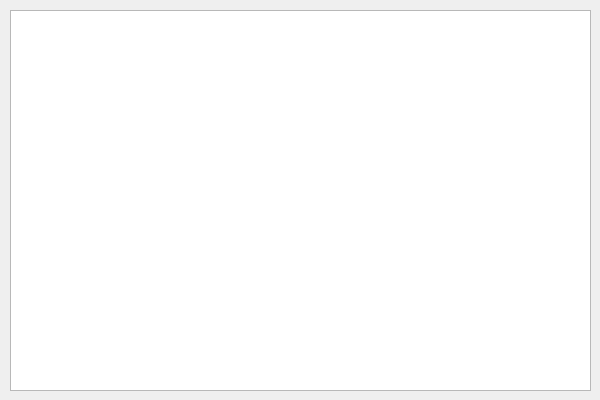
<?xml version="1.0" encoding="UTF-8"?>
<ui version="4.0">
 <class>DialogClass</class>
 <widget class="QDialog" name="DialogClass">
  <property name="geometry">
   <rect>
    <x>0</x>
    <y>0</y>
    <width>600</width>
    <height>400</height>
   </rect>
  </property>
  <property name="windowTitle">
   <string>Dialog</string>
  </property>
  <widget class="QGraphicsView" name="graphicsView">
   <property name="geometry">
    <rect>
     <x>10</x>
     <y>10</y>
     <width>581</width>
     <height>381</height>
    </rect>
   </property>
  </widget>
 </widget>
 <layoutdefault spacing="6" margin="11"/>
 <resources/>
 <connections/>
</ui>
